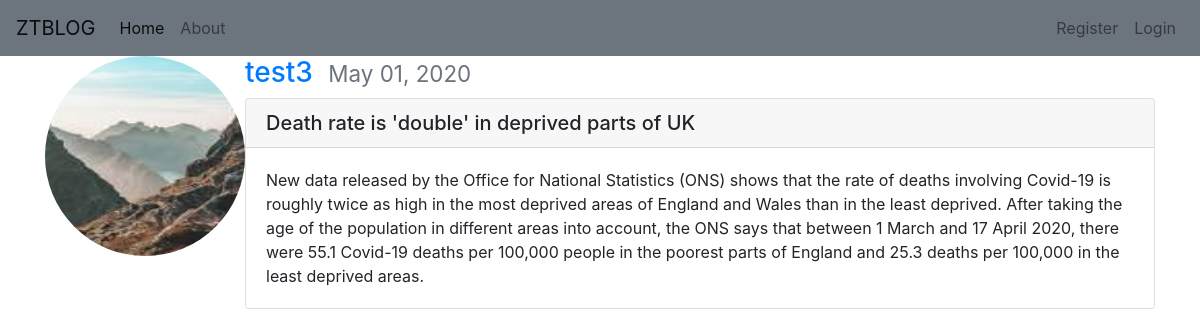
The page /post/10/ on the database its author committed.
### mysite/models.py (models this page shows, shortened)
class Post(models.Model):
    title = models.CharField(max_length=255)
    content = models.TextField()
    date = models.DateTimeField(default=timezone.now)
    author = models.ForeignKey(User, on_delete=models.CASCADE)

### users/models.py (models this page shows, shortened)
class Profile(models.Model):
    user = models.OneToOneField(User, on_delete=models.CASCADE)
    image = models.ImageField(default='default.jpg', upload_to='profile_pics')

### mysite/views.py (the view)
# urls.py: path('post/<int:pk>/', PostDetailView.as_view(), name='post-detail'),
class PostDetailView(DetailView):
    model = Post

### mysite/templates/mysite/post_detail.html (shortened to what this page needs)
{% extends 'base.html'%}
{% block content%}
<article class="media content-section">
  <img src="{{ post.author.profile.image.url }}" width="200" height="200" class="rounded-circle">
  <div class="media-body">
    <div class="article-metadata">
      <h3><a class="mr-2" href="{% url 'user-posts' object.author.username %}">{{ object.author }}</a>
      <small class="text-muted">{{ object.date|date:"F d, Y " }}</small></h3>
    </div>
    <div class="card">
  <h5 class="card-header">{{ object.title }}</h5>
  <div class="card-body">
    <p class="card-text">{{ object.content }}</p>
  </div>
</div>
  </div>
</article>
{% endblock %}

### rows shown on the page
Post: author.profile.image (picture), author "test3", date "May 01, 2020", title "Death rate is 'double' in deprived parts of UK", content "New data released by the Office for National Statistics (ONS) shows that the rate of deaths involving Covid-19 is roughly twice as high in the most deprived areas of England and Wales than in the least deprived. After taking the age of the population in different areas into account, the ONS says that between 1 March and 17 April 2020, there were 55.1 Covid-19 deaths per 100,000 people in the poorest parts of England and 25.3 deaths per 100,000 in the least deprived areas."
